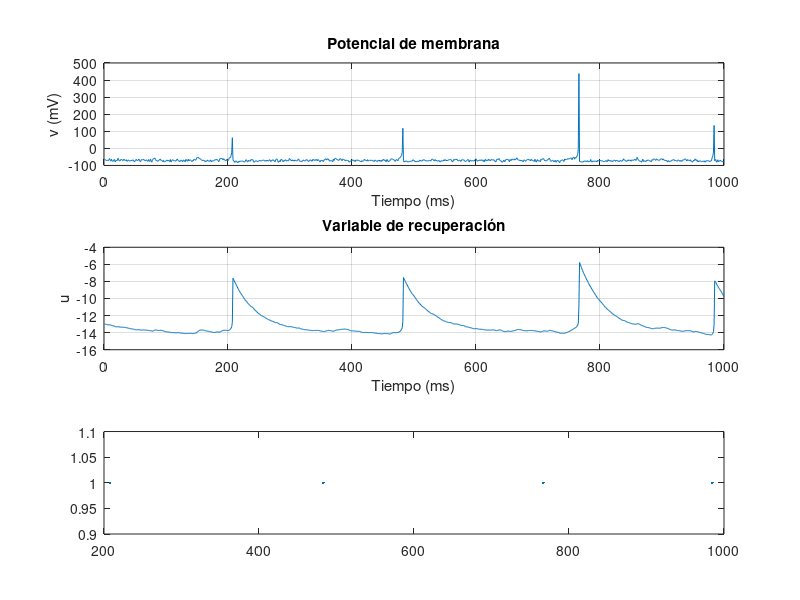

Write MATLAB code to recreate this figure.
%Modelo de Izhikevich
%Paper Simple Model of Spiking Neurons 2003
%Ejemplo 2: Una sola neurona 
clc;clear;
Ne = 1;
Ni = 0; 
re = rand(Ne,1);
ri = rand(Ni,1);
a = [0.02*ones(Ne,1); 0.02+0.08*ri];
b = [0.2*ones(Ne,1); 0.25-0.05*ri];
c = [-65+15*re.^2; -65*ones(Ni,1)];
d = [8-6*re.^2; 2*ones(Ni,1)];
%%%%%%%%%%%%%%%%%%%%%%%%%%%%%%%%%%%%%%%%%%%%%%%%%
S = [0.5*rand(Ne+Ni,Ne), -rand(Ne+Ni,Ni)];
%%%%%%%%%%%%%%%%%%%%%%%%%%%%%%%%%%%%%%%%%%%%%%%%%
v = -65*ones(Ne+Ni,1); % Valor inicial de v
u = b.*v; % Valor inicial de u
firings = []; % Instantes de disparo neuronal

for t = 1:1000 % Simulación de 1000ms      
    I = [5*randn(Ne,1);2*randn(Ni,1)]; % Entrada talámica
    fired = find(v>=30); % Indices de spikes 
    firings = [firings; t+0*fired, fired];
    v(fired) = c(fired);
    u(fired) = u(fired)+d(fired);
    I = I+sum(S(:,fired),2);
    v = v+0.5*(0.04*v.^2+5*v+140-u+I);
    v = v+0.5*(0.04*v.^2+5*v+140-u+I);
    u = u+a.*(b.*v-u);
    vplot(t) = v;
    uplot(t) = u;
end;
figure(1)
subplot(3,1,1)
plot(1:1000,vplot)
xlabel('Tiempo (ms)')
ylabel('v (mV)')
title('Potencial de membrana')
grid on
subplot(3,1,2)
plot(1:1000,uplot)
xlabel('Tiempo (ms)')
ylabel('u')
title('Variable de recuperación')
grid on
subplot(3,1,3)
plot(firings(:,1),firings(:,2),'.');
